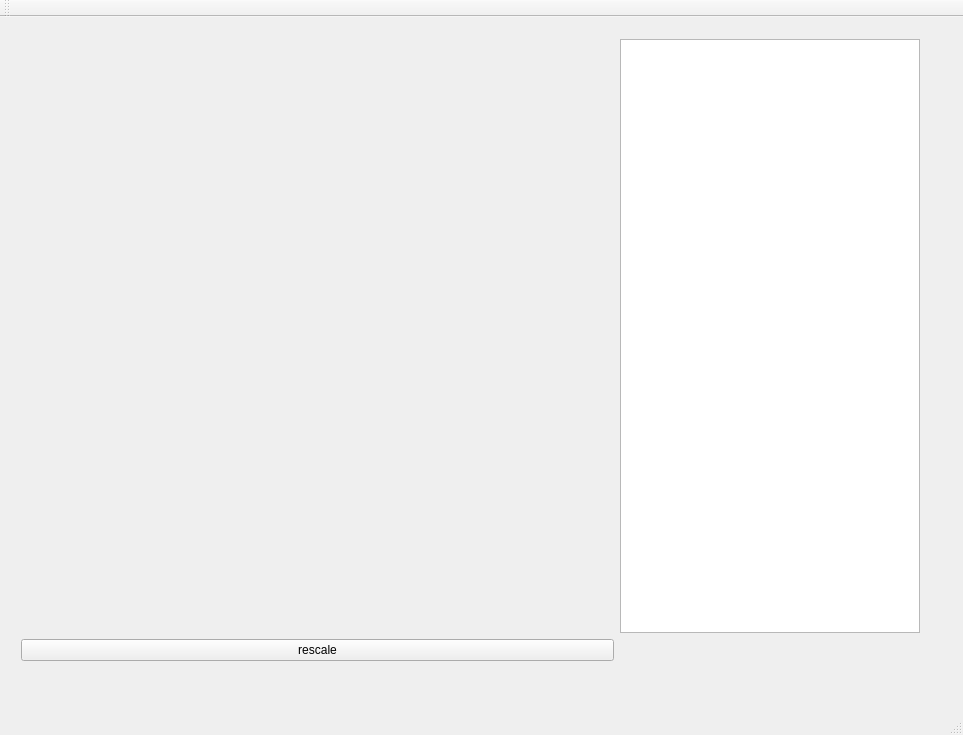
<?xml version="1.0" encoding="UTF-8"?>
<ui version="4.0">
 <class>MainWindow</class>
 <widget class="QMainWindow" name="MainWindow">
  <property name="geometry">
   <rect>
    <x>0</x>
    <y>0</y>
    <width>963</width>
    <height>735</height>
   </rect>
  </property>
  <property name="windowTitle">
   <string>MainWindow</string>
  </property>
  <widget class="QWidget" name="centralWidget">
   <widget class="QWidget" name="">
    <property name="geometry">
     <rect>
      <x>10</x>
      <y>11</y>
      <width>921</width>
      <height>644</height>
     </rect>
    </property>
    <layout class="QGridLayout" name="gridLayout">
     <item row="2" column="0">
      <widget class="QPushButton" name="rescale">
       <property name="sizePolicy">
        <sizepolicy hsizetype="Preferred" vsizetype="Preferred">
         <horstretch>0</horstretch>
         <verstretch>0</verstretch>
        </sizepolicy>
       </property>
       <property name="text">
        <string>rescale</string>
       </property>
      </widget>
     </item>
     <item row="0" column="1">
      <widget class="QListWidget" name="indicatorsList">
       <property name="sizePolicy">
        <sizepolicy hsizetype="Ignored" vsizetype="Preferred">
         <horstretch>4</horstretch>
         <verstretch>4</verstretch>
        </sizepolicy>
       </property>
       <property name="minimumSize">
        <size>
         <width>300</width>
         <height>0</height>
        </size>
       </property>
       <property name="maximumSize">
        <size>
         <width>300</width>
         <height>600</height>
        </size>
       </property>
      </widget>
     </item>
     <item row="0" column="0">
      <widget class="QCustomPlot" name="plot" native="true">
       <property name="sizePolicy">
        <sizepolicy hsizetype="Ignored" vsizetype="Preferred">
         <horstretch>4</horstretch>
         <verstretch>4</verstretch>
        </sizepolicy>
       </property>
       <property name="minimumSize">
        <size>
         <width>600</width>
         <height>600</height>
        </size>
       </property>
      </widget>
     </item>
    </layout>
   </widget>
   <zorder>indicatorsList</zorder>
   <zorder>plot</zorder>
   <zorder></zorder>
   <zorder>rescale</zorder>
  </widget>
  <widget class="QMenuBar" name="menuBar">
   <property name="geometry">
    <rect>
     <x>0</x>
     <y>0</y>
     <width>963</width>
     <height>27</height>
    </rect>
   </property>
  </widget>
  <widget class="QToolBar" name="mainToolBar">
   <attribute name="toolBarArea">
    <enum>TopToolBarArea</enum>
   </attribute>
   <attribute name="toolBarBreak">
    <bool>false</bool>
   </attribute>
  </widget>
  <widget class="QStatusBar" name="statusBar"/>
 </widget>
 <layoutdefault spacing="6" margin="11"/>
 <customwidgets>
  <customwidget>
   <class>QCustomPlot</class>
   <extends>QWidget</extends>
   <header>qcustomplot.h</header>
   <container>1</container>
  </customwidget>
 </customwidgets>
 <resources/>
 <connections/>
</ui>
